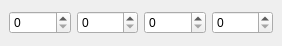
<?xml version="1.0" encoding="UTF-8"?>
<ui version="4.0">
 <class>AddLabel_Class</class>
 <widget class="QDialog" name="AddLabel_Class">
  <property name="geometry">
   <rect>
    <x>0</x>
    <y>0</y>
    <width>282</width>
    <height>46</height>
   </rect>
  </property>
  <property name="windowMySpeed" stdset="0">
   <string>Dialog</string>
  </property>
  <layout class="QHBoxLayout" name="horizontalLayout">
   <property name="spacing">
    <number>6</number>
   </property>
   <property name="leftMargin">
    <number>9</number>
   </property>
   <property name="topMargin">
    <number>9</number>
   </property>
   <property name="rightMargin">
    <number>9</number>
   </property>
   <property name="bottomMargin">
    <number>9</number>
   </property>
   <item>
    <widget class="QSpinBox" name="xBox">
     <property name="maximum">
      <number>10000</number>
     </property>
    </widget>
   </item>
   <item>
    <widget class="QSpinBox" name="yBox">
     <property name="maximum">
      <number>10000</number>
     </property>
    </widget>
   </item>
   <item>
    <widget class="QSpinBox" name="wBox">
     <property name="maximum">
      <number>10000</number>
     </property>
    </widget>
   </item>
   <item>
    <widget class="QSpinBox" name="hBox">
     <property name="maximum">
      <number>10000</number>
     </property>
    </widget>
   </item>
  </layout>
 </widget>
 <resources/>
 <connections/>
</ui>
